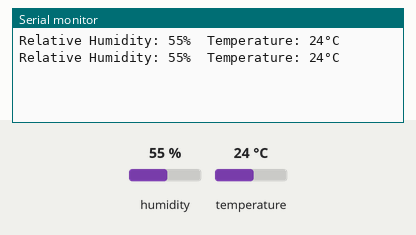
This sketch was run on a simulated Arduino Uno, built with avr-gcc and run on an emulated ATmega328P. On the bench: the last lines printed to the serial monitor. Wiring (inferred from the names in the program): DHT11 sensor: data pin 2. The test bench sets the inputs (shaded band); at power-on: humidity 55 %, temperature 24 °C.

Above: at 2.8 s.
2.9 s: humidity set to 22 %
At 4.8 s:
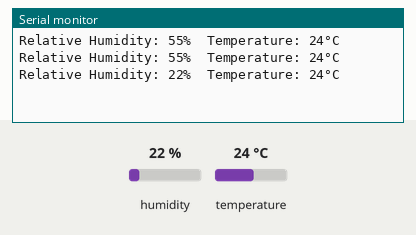
5.6 s: temperature set to 12 °C
At 7.2 s:
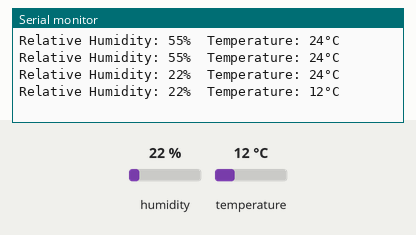
8.3 s: humidity set to 40 %
At 10.6 s:
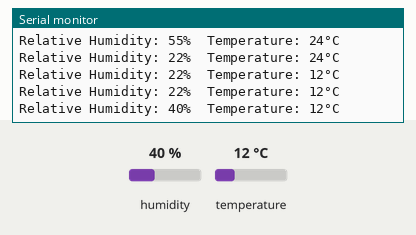
Timing chart, 0 to 12.1 s (numbered marks = the images above; inputs shaded):
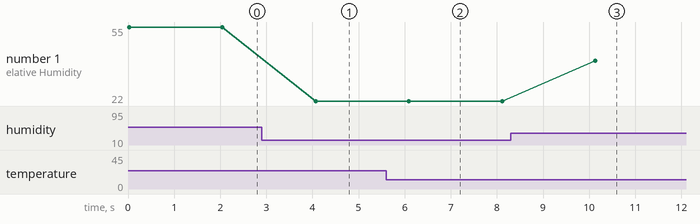

The sketch:

DHT11_RAW_ARDUINO.ino
```cpp
unsigned int iRelativeHumidity, dRelativeHumidity, dataSum;
unsigned int dTemperature, iTemperature, checkSum;
const int DHTPIN = 2;
void setup()
{
  Serial.begin(9600);
}

void requestToSensor()
{
  pinMode(DHTPIN, OUTPUT);
  digitalWrite(DHTPIN, LOW);
  delay(18);
  digitalWrite(DHTPIN, HIGH);
}

void responseFromSensor()
{
  pinMode(DHTPIN, INPUT);
  while(digitalRead(DHTPIN) == 1);
  while(digitalRead(DHTPIN) == 0);
  while(digitalRead(DHTPIN) == 1);
}

unsigned int getDataFromSensor()
{
  unsigned int rxdByte = 0;
  for (int k = 0; k < 8; k++)
  {
    while(digitalRead(DHTPIN) == 0);
    delayMicroseconds(28);
    if (digitalRead(DHTPIN) == 1)
      rxdByte = (rxdByte << 1) | (0x01);
    else
      rxdByte = (rxdByte << 1);
    while(digitalRead(DHTPIN) == 1);
  }
  return rxdByte;
}

void loop()
{
  requestToSensor();
  responseFromSensor();
  iRelativeHumidity = getDataFromSensor();
  dRelativeHumidity = getDataFromSensor();
  iTemperature = getDataFromSensor();
  dTemperature = getDataFromSensor();
  checkSum = getDataFromSensor();
  dataSum = iRelativeHumidity + dRelativeHumidity + iTemperature + dTemperature;
  if (dataSum == checkSum)
  {
    Serial.print("Relative Humidity: " + String(iRelativeHumidity) + "%\t");
    Serial.println("Temperature: " + String(iTemperature) + "°C");
  }
  delay(2000);
}
```

Measured:
- after the input at 2.9 s, the serial monitor: prints a new line after 1.2 s (image 1)
- after the input at 5.6 s, the serial monitor: prints a new line after 0.49 s (image 2)
- after the input at 8.3 s, the serial monitor: prints a new line after 1.8 s (image 3)
- plotted number 1: 55 → 22 after the input at 2.9 s, 22 → 40 after the input at 8.3 s
